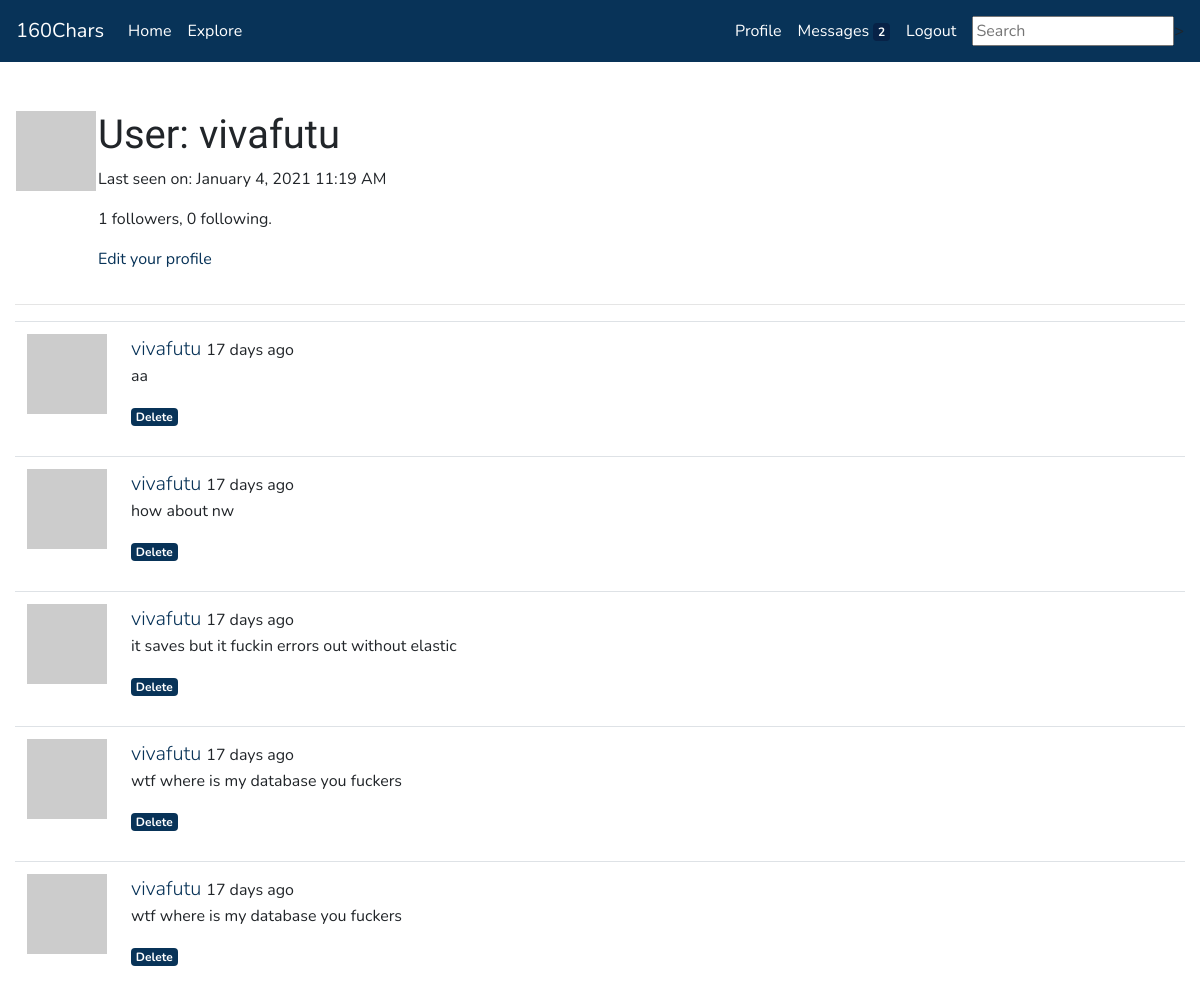
Page /user/vivafutu (signed in) on the committed database.
### app/models.py (models this page shows, shortened)
class User(UserMixin, db.Model):
    id = db.Column(db.Integer, primary_key=True)
    username = db.Column(db.String(64), index=True, unique=True)
    email = db.Column(db.String(120), index=True, unique=True)
    password_hash = db.Column(db.String(128))
    posts = db.relationship('Post', backref='author', lazy='dynamic')
    about_me = db.Column(db.String(160))
    last_seen = db.Column(db.DateTime, default=datetime.utcnow)
    followed = db.relationship(
        'User', secondary=followers,
        primaryjoin=(followers.c.follower_id == id),
        secondaryjoin=(followers.c.followed_id == id),
        backref=db.backref('followers', lazy='dynamic'), lazy='dynamic')
    messages_sent = db.relationship('Message',
                                        foreign_keys='Message.sender_id',
                                        backref='author', lazy='dynamic')
    messages_received = db.relationship('Message',
                                            foreign_keys='Message.recipient_id',
                                            backref='recipient', lazy='dynamic')
    last_message_read_time = db.Column(db.DateTime)
    notifications = db.relationship('Notification', backref='user',
                                    lazy='dynamic')
    def avatar(self, size):
        digest = md5(self.email.lower().encode('utf-8')).hexdigest()
        return 'https://www.gravatar.com/avatar/{}?d=identicon&s={}'.format(
            digest, size)
    def new_messages(self):
        last_read_time = self.last_message_read_time or datetime(1900, 1, 1)
        return Message.query.filter_by(recipient=self).filter(
            Message.timestamp > last_read_time).count()

class SearchableMixin(object):
    @classmethod
    def search(cls, expression, page, per_page):
        ids, total = query_index(cls.__tablename__, expression, page, per_page)
        if total == 0:
            return cls.query.filter_by(id=0), 0
        when = []
        for i in range(len(ids)):
            when.append((ids[i], i))
        return cls.query.filter(cls.id.in_(ids)).order_by(
            db.case(when, value=cls.id)), total

class Post(SearchableMixin, db.Model):
    id = db.Column(db.Integer, primary_key=True)
    body = db.Column(db.String(160))
    timestamp = db.Column(db.DateTime, index=True, default=datetime.utcnow)
    user_id = db.Column(db.Integer, db.ForeignKey('user.id'))
    __searchable__ = ['body']

### app/main/routes.py (the view)
@bp.route('/user/<username>')
@login_required
def user(username):
    user = User.query.filter_by(username=username).first_or_404()
    page = request.args.get('page', 1, type=int)
    posts = user.posts.order_by(Post.timestamp.desc()).paginate(
        page, current_app.config['POSTS_PER_PAGE'], False)
    next_url = url_for('main.user', username=user.username, page=posts.next_num) \
        if posts.has_next else None
    prev_url = url_for('main.user', username=user.username, page=posts.prev_num) \
        if posts.has_prev else None
    form = EmptyForm()
    return render_template ('user.html', user=user, posts=posts.items, form=form,
                            next_url=next_url, prev_url=prev_url)

### app/main/forms.py
class SearchForm(FlaskForm):
    q = StringField('Search', validators=[DataRequired()])
    def __init__(self, *args, **kwargs):
        if 'formdata' not in kwargs:
            kwargs['formdata'] = request.args
        if 'csrf_enabled' not in kwargs:
            kwargs['csrf_enabled'] = False
        super(SearchForm, self).__init__(*args, **kwargs)

class EmptyForm(FlaskForm):
    submit = SubmitField('Submit')

### app/main/routes.py (called while the page is built)
@bp.before_app_request
def before_request():
    if current_user.is_authenticated:
        current_user.last_seen = datetime.utcnow()
        db.session.commit()
        g.search_form = SearchForm()

### app/models.py (called while the page is built)
@login.user_loader
def load_user(id):
    return User.query.get(int(id))

### app/templates/user.html (shortened to what this page needs)
{% extends 'base.html' %}
{% block content %}
<table>
    <tr valign="top">
        <td>
            <img src="{{ user.avatar(128) }}"></img><br>
        </td>
        <td>
            <h1>User: {{user.username}} </h1>
            {% if user.last_seen %}<p> Last seen on: {{ moment(user.last_seen).format('LLL') }}</p>{% endif %}
            <p>{{ user.followers.count() }} followers, {{ user.followed.count() }} following.</p>
            {% if user == current_user %}
            <p><a href="{{ url_for('main.edit_profile') }}">Edit your profile</a></p>
            {% endif %}
        </td>
    </tr>
</table>
    <hr>
    {% for post in posts %}
        {% include '_post.html' %}
    {% endfor %}
{% endblock %}

### app/templates/_post.html
<table class="table table-hover">
    <tr>
        <td width="70px">
            <a href="{{ url_for('main.user', username=post.author.username) }}">
                <img src="{{ post.author.avatar(70) }}" />
            </a>
        </td>
        <td>
            <span class="user_popup">
                <a class="lead" href="{{ url_for('main.user', username=post.author.username) }}">
                    {{ post.author.username }}
                </a>
            </span>
            {{ moment(post.timestamp).fromNow() }}
            <p>{{ post.body }}</p>
            {% if post.author.username == current_user.username %}
            <a href="#"><span class="badge badge-primary">Delete</span></a>
            {% endif %}
        </td>
    </tr>
</table>

### rows in the picture
User: username "vivafutu", last_seen "January 4, 2021 11:19 AM"
Post: author.username "vivafutu", timestamp "17 days ago", body "aa"
Post: author.username "vivafutu", timestamp "17 days ago", body "how about nw"
Post: author.username "vivafutu", timestamp "17 days ago", body "it saves but it fuckin errors out without elastic"
Post: author.username "vivafutu", timestamp "17 days ago", body "wtf where is my database you fuckers"
Post: author.username "vivafutu", timestamp "17 days ago", body "wtf where is my database you fuckers"

### other values in the picture
{{ new_messages }} "2"
{{ user.followers.count() }} "1"
{{ user.followed.count() }} "0"
